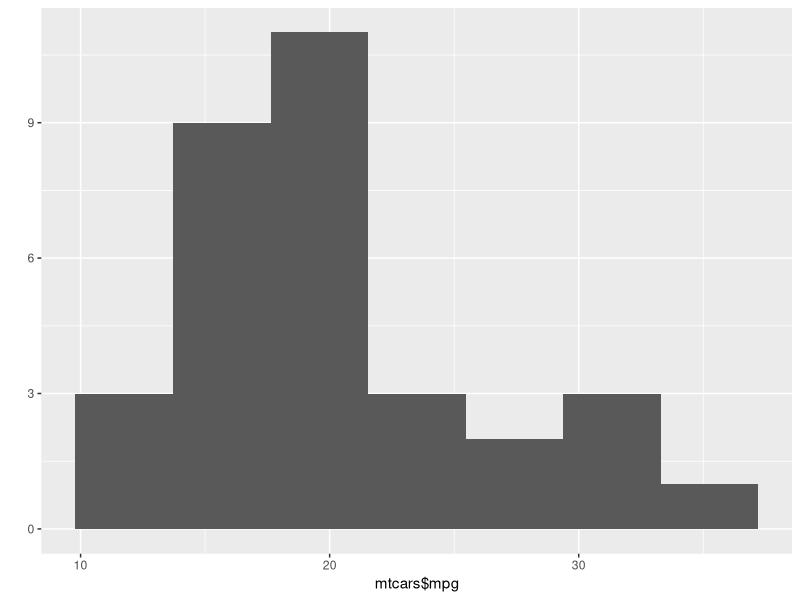
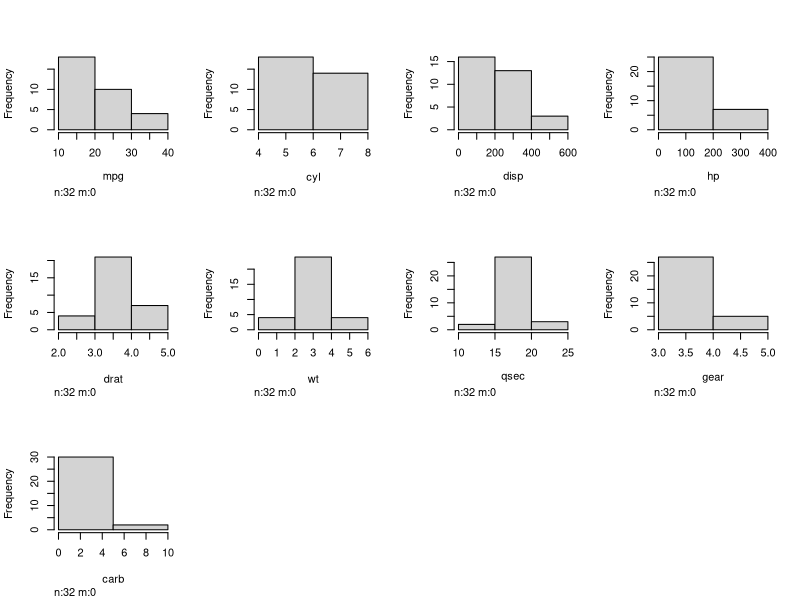

R code for these plots, in order:
## ---- chunk 1
library(tidyverse)
## ---- chunk 2
library(ggplot2)
## ---- chunk 3
qplot(mtcars$mpg, bins=7)
## ---- chunk 4
Hmisc::hist.data.frame(mtcars)
